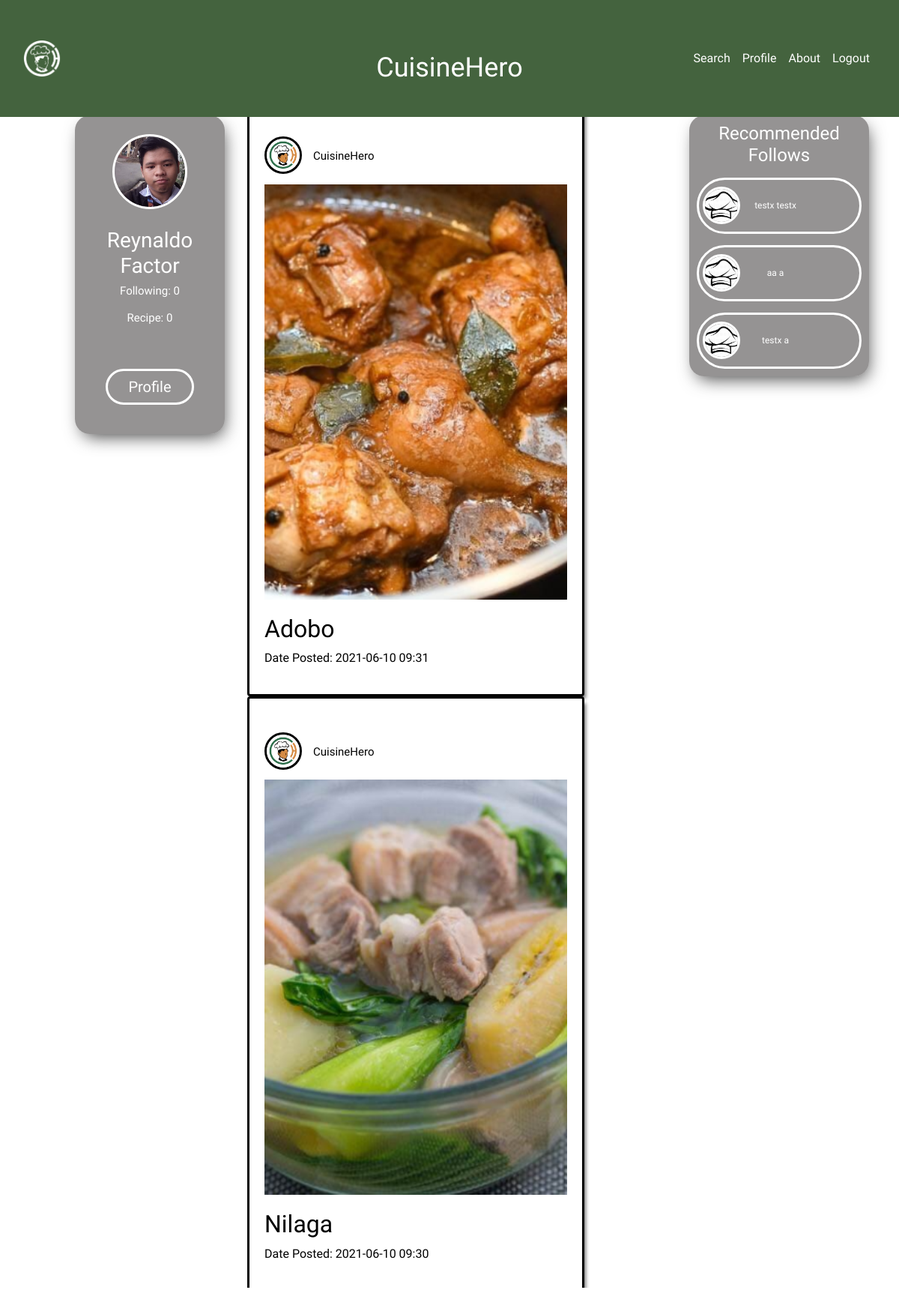
Before: /feed.php (signed in) with the older database file.
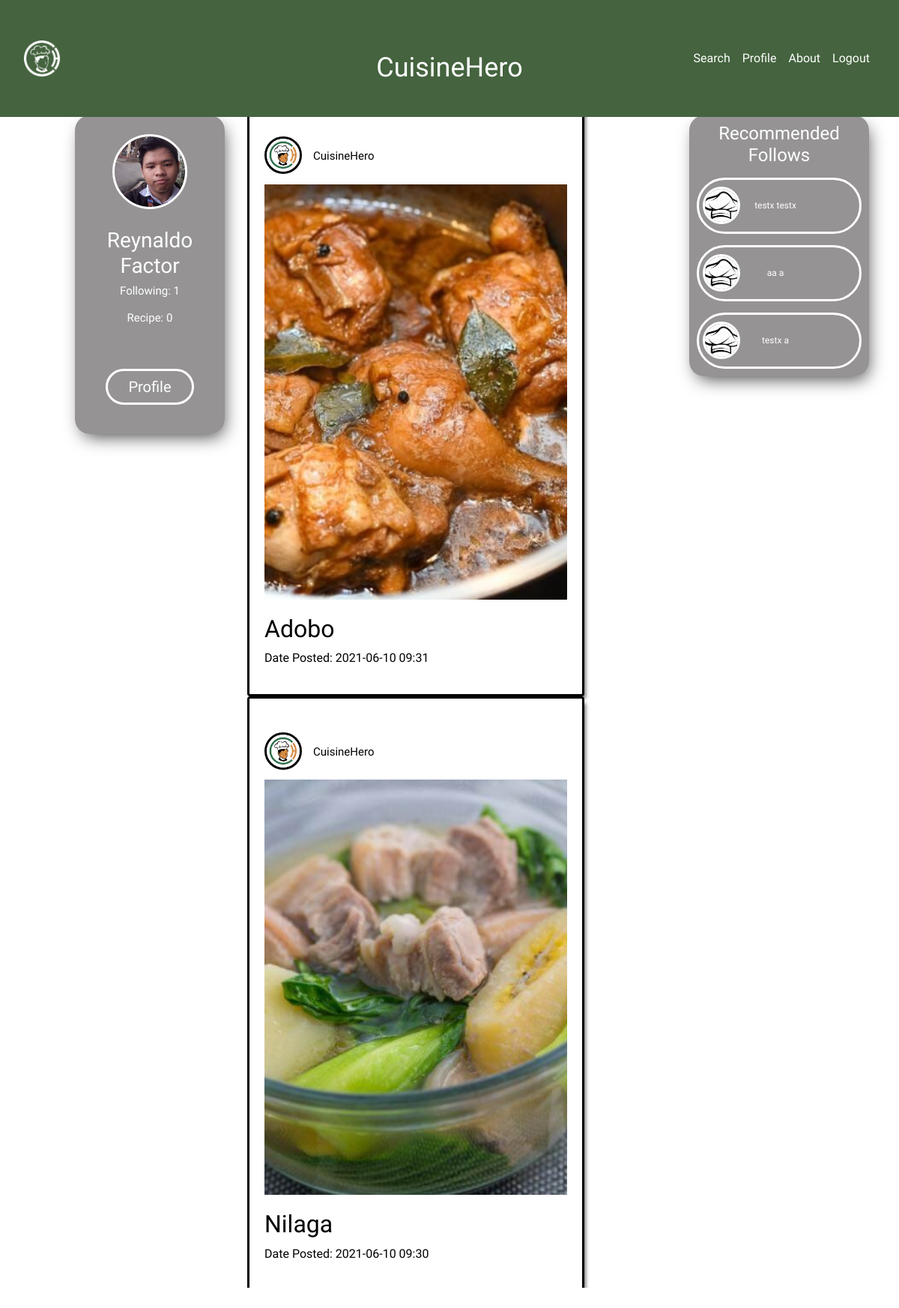
After: the same page with the newer database file.
### tables this page shows
CREATE TABLE IF NOT EXISTS `acc` (
  `id` int(6) NOT NULL AUTO_INCREMENT,
  `firstname` varchar(30) NOT NULL,
  `lastname` varchar(30) NOT NULL,
  `email` varchar(30) NOT NULL,
  `pass` varchar(30) NOT NULL,
  `banner` varchar(100) DEFAULT NULL,
  `dispic` varchar(100) NOT NULL,
  `bio` text NOT NULL,
  `followno` int(10) NOT NULL,
  `recpno` int(10) NOT NULL,
  PRIMARY KEY (`id`)
);

CREATE TABLE IF NOT EXISTS `food` (
  `food_id` int(6) NOT NULL AUTO_INCREMENT,
  `author` varchar(50) NOT NULL,
  `food_name` varchar(30) NOT NULL,
  `food_img` varchar(255) NOT NULL,
  `cook_time` varchar(15) NOT NULL,
  `prep_time` varchar(15) NOT NULL,
  `video_link` tinytext NOT NULL,
  `proced` text NOT NULL,
  `nutri_info` text NOT NULL,
  `likes` int(10) NOT NULL,
  `regdate` timestamp NOT NULL DEFAULT current_timestamp(),
  PRIMARY KEY (`food_id`)
);

### feed_files/Post.php (the view, shortened to what this page needs)
<?php
$server = "localhost";
$username = "root";
$password = "";
$dbname = "food";
$con = mysqli_connect($server,$username,$password,$dbname);
$query = "SELECT * FROM food ORDER BY regdate Desc";
if ($result = $con->query($query)){
while($row = $result->fetch_assoc()){
    $food_id = $row['food_id'];
    $queryfood = "SELECT * FROM food WHERE food_id='$food_id'";
    $result1 = $con->query($queryfood);
        while($row1 = $result1->fetch_array()){
            $email1 = $row1['author'];
            echo '<div class="card">
            <a href="javascript:void(0)" class="link1" var="'.$row1['author'].'">
            <div class="dp">';
            $queryname = "SELECT * FROM acc WHERE email='$email1'";
            $result2 = $con->query($queryname);
            while ($row2 = $result2->fetch_array()){
            echo'
            <img src="Profile/images/'.$row2['dispic'].'">
            </div>
            <div class="usrnm">
            <p>'.$row2['firstname'].' '.$row2['lastname'].'';
            }
            $result1 = $con->query($queryfood);
            while($row1 = $result1->fetch_array()){
            echo '</p>
            </div></a>
            <a href="javascript:void(0)" class="link" var="'.$row['food_id'].'">
            <div class="foodpic">
            <img class="img-fluid" src="Ingredients/Images/'.$row1['food_img'].'">
            </div>
            <div class="foodlabel">
            <h2>'.$row1['food_name'].'</h2>
            <p>Date Posted: '.substr($row1['regdate'],0,16).'</p>
            </div>
            </a>
            </div>
            <form method="post" action="Profile/ingr-transfer.php"name="redirect" class="redirect">
            <input type="hidden" class="post" name="post" value="">
            <input type="submit" style="display: none;">
            </form>
            <form method="post" action="feed_files/to-profile.php" name="redirect1" class="redirect1">
            <input type="hidden" class="post1" name="post1" value="">
            <input type="submit" style="display: none;">
            </form>';
            }
        }
    }
}
?>

### feed.php (shortened to what this page needs)
<?php
    if(isset($_SESSION['firstname']) && isset($_SESSION['email'])){
    $server = "localhost";
    $username = "root";
    $password = "";
    $dbname = "food";
    $email = isset($_SESSION['email'])? $_SESSION['email'] : null;
    $con = mysqli_connect($server,$username,$password,$dbname);
    $query = "SELECT * FROM acc WHERE email = '$email'";
    if ($result = $con->query($query)){
        $row = mysqli_fetch_array($result);
?>
<!DOCTYPE html>
<html lang="en">
<head>
    <link rel="stylesheet" href="https://maxcdn.bootstrapcdn.com/bootstrap/4.5.2/css/bootstrap.min.css">
    <link rel="stylesheet" type="text/css" href="css files\feedstyle.css">
</head>
<header>
    <nav class="navbar navbar-expand-md" id="banner">
        <div class="container-fluid" id="banner1">
            <a class="navbar-brand" href="C:\Users\User\Documents\GitHub\CuisineHero\index.html"><img src="Images\logo white.png"></a>
            <div class="collapse navbar-collapse" id="collapsibleNavbar">
                <ul class="navbar-nav ml-auto">
                    <li class="nav-item">
                        <a class="nav-link" href="Search/search.php">Search</a>
                    </li>
                    <li class="nav-item">
                        <a class="nav-link" href="Profile/profile.php">Profile</a>
                    </li>
                    <li class="nav-item">
                        <a class="nav-link" href="#">About</a>
                    </li>
                    <li class="nav-item">
                        <a class="nav-link" href="DB/Logout.php">Logout</a>
                    </li>
                </ul>
        </div>
        <p class="navbar-center d-none d-md-block d-lg-block d-xl-block" id="navtext">CuisineHero</p>
    </nav>
</header>
<body>
            <div class="container-fluid" id="hey">
                <div class="row">
                    <div class="col-12 text-center" id="buffer">
                        <ul class="nav nav-tabs justify-content-center" role="tablist">
                            <li class="nav-item">
                              <a class="nav-link active" data-toggle="tab" href="#feed">Feed</a>
                            </li>
                            <li class="nav-item">
                              <a class="nav-link" data-toggle="tab" href="#postform">Add Post</a>
                            </li>
                        </ul>
                    </div>
                </div>
                <div class="tab-content">
                    <div id="feed" class="container tab-pane active"><br>
                        <div class="row" id="sec2">
                            <div class="col-lg-3 d-none d-lg-block d-xl-block" id="firstsec">
                                <div class="profcard float-right">
                                    <div class="prf">
                                        <div class="prfimg">
                                            <?php echo "<img class='image-fluid' src='Profile/images/".$row['dispic']."'>";?>
                                        </div>
                                        <div class="prfname">
                                            <?php echo '<h3>'.$row["firstname"].' '.$row["lastname"].'</h3>';?>
                                        </div>
                                        <div class="prfdata">
                                            <h5 class="buddycount">Following: <span><?php echo $row['followno'];?></span> <br> <br>  Recipe:<span> <?php echo $row['recpno'];?></span></h5>
                                        </div>
                                        <a href="Profile/profile.php" class="btn" role="button" id="profbtn"><span id="prftxt">Profile</span></a>
                                    </div>
                                </div>
                            </div>
                            <div class="col-lg-6 d-sm-12 d-flex justify-content-center" id="mainsec">
                            <div class="container-fluid">
                            <div class="row">
                                <div class="posts">
                                    <?php include 'feed_files/Post.php'?>
                                </div>
                                </div>
                            </div>
                            </div>
                            <div class="col-lg-3 d-none d-lg-block d-xl-block text-center" id="thirdsec">
                                <div class="community">
                                    <div class="comcard ">
                                        <h3>Recommended Follows</h3>
                                        <?php include 'feed_files/reco-fol.php'?>
                                    </div>
                                </div>
                            </div>
                        </div>
                    </div>
                </div>
            </div>
</body>
</html>
<?php
    }
    }
else {
    header('location:index.php');
    exit();
}
?>

### feed_files/reco-fol.php
<?php
$server = "localhost";
$username = "root";
$password = "";
$dbname = "food";
$con = mysqli_connect($server,$username,$password,$dbname);
$email = isset($_SESSION['email'])? $_SESSION['email']:null;
$sel = "SELECT * FROM acc WHERE email !='$email' ORDER By followno Desc";
$flag=0;
if($result=$con->query($sel)){
    while ($row=$result->fetch_array()){
        if ($flag <=2){
        $author=$row['email'];
        $sel1 = "SELECT * from follow_log WHERE email='$email' AND author='$author'";
        $result1=$con->query($sel1);
        $row1=$result1->fetch_array();
        if(!isset($row1['author'])){
        echo '<a href="javascript:void(0)" class="link1" var="'.$author.'">
        <div class="personcard justify-content-center;" style="cursor: pointer;"">
        <p class="usrnm2">'.$row['firstname'].' '.$row['lastname'].'</p>
        <div class="dp2">
            <img src="Profile/images/'.$row['dispic'].'">
        </div>
        </div></a><form method="post" action="feed_files/to-profile.php" name="redirect1" class="redirect1">
        <input type="hidden" class="post1" name="post1" value="">
        <input type="submit" style="display: none;">
        </form>';
        $flag++;
        }
    }}
}
?>

### css files/feedstyle.css (style rules this page uses)
* { margin: 0px; padding: 0px; box-sizing: border-box; scroll-behavior: smooth; }
#banner { position: fixed; display: flex; flex-direction: row; flex-wrap: wrap; background-color:rgb(68, 99, 62); justify-content: space-between; width: 100%; min-height: 8vh; z-index:9998; align-items: center; margin:auto; top: 0; }
.navbar-center { position: absolute; left: 50%; transform: translatex(-50%); margin-top: 2vh; }
#navtext { font-family: 'Raleway'; font-size: 3vw; color: white; transition: top .6s; }
.nav-link { text-decoration: none; color: white; display: flex; list-style: none; font-family: 'Krub'; }
.navbar-brand img { width: 50px; height: 50px; }
#buffer { position: relative; height: 110px; align-items: center; }
.nav-tabs { margin-top:80px; }
.nav-tabs > li > a { font-size:20px; color: black; }
.nav-tabs > li > a.active { background-color: black !important; border-radius: 25px; transition: ease .8s; }
.nav-tabs .nav-item.show .nav-link, .nav-tabs .nav-link.active { color: white; }
#sec2 { height:70vh; transition: ease .8s; }
#firstsec { height: max-content; text-align:center; }
#thirdsec { height: max-content; }
#mainsec { display: block; margin: auto; height: 81vh; overflow-y: auto; overflow-x: hidden; }
.profcard { align-items: center; }
.prf { margin-top:20px; border-radius: 20px; background-color: rgba(66, 63, 63, 0.562); height: max-content; width:200px; box-shadow: 4px 9px 23px -6px rgba(0,0,0,0.75); -webkit-box-shadow: 4px 9px 23px -6px rgba(0,0,0,0.75); -moz-box-shadow: 4px 9px 23px -6px rgba(0,0,0,0.75); }
.prfimg { position: relative; width:100px; height: 100px; border: solid white; border-radius: 100px; overflow: hidden; top: 25px; left:25%; margin-bottom: 50px; }
.prfimg img { width: 100%; height: 100%; }
.prfname { font-family: 'Krub'; color: white;; }
.prfdata { margin-bottom: 20px; }
.prfdata h5 { font-family: 'Krub'; color: white; font-size: 15px; }
#profbtn { border: white; border-style: solid; border-radius: 100px; text-decoration: none; margin: 2vh; transition: ease .8s; }
#prftxt { font-family: 'Raleway'; font-size:20px; color:white; padding:15px; transition: ease .8s; }
.card { border: solid black; height: max-content; width: auto; padding:20px; margin-bottom:20px; box-shadow: 5px 6px 5px -3px rgba(0,0,0,0.55); -webkit-box-shadow: 5px 6px 5px -3px rgba(0,0,0,0.55); -moz-box-shadow: 5px 6px 5px -3px rgba(0,0,0,0.55); cursor: pointer; }
.card { border: solid black; height: max-content; width: auto; padding:20px; margin-bottom:20px; box-shadow: 5px 6px 5px -3px rgba(0,0,0,0.55); -webkit-box-shadow: 5px 6px 5px -3px rgba(0,0,0,0.55); -moz-box-shadow: 5px 6px 5px -3px rgba(0,0,0,0.55); cursor: pointer; margin-left:30px ; }
.dp { position: relative; width:50px; height:50px; border: solid black; border-radius: 25px; overflow: hidden; top: 25px; margin-bottom: 50px; }
.dp img { max-width:100%; max-height:100%; }
.usrnm { position: relative; left: 65px; top:-60px; }
.usrnm p { font-family: 'Krub'; font-size: 15px; }
.foodpic { margin-top:-50px; margin-bottom:20px; width:auto; height: auto; overflow: hidden; }
.foodpic img { max-width:100%; max-height:100%; }
.foodlabel { font-family: 'Raleway'; }
.card a:link,.card a:visited,.card a:hover,.card a:active { text-decoration: none; color: black; }
@media (max-width: 1295px) { .card { margin: 0px; } }
.community { padding: 20px; }
.comcard { text-align: center; height:100%; width: 300px; padding: 10px; border-radius: 20px; background-color: rgba(66, 63, 63, 0.562); box-shadow: 4px 9px 23px -6px rgba(0,0,0,0.75); -webkit-box-shadow: 4px 9px 23px -6px rgba(0,0,0,0.75); -moz-box-shadow: 4px 9px 23px -6px rgba(0,0,0,0.75); }
.comcard h3 { font-family: 'Krub'; color: white; font-size: 2vw; }
.personcard { margin-right:50px; width: 100%; height: max-content; border: solid white; padding: 10px; margin-top: 15px; border-radius: 50px; display: flex; justify-content: center; align-items: center; }
.dp2 { position: absolute; width:50px; height:50px; border: solid white; border-radius: 25px; overflow: hidden; left:53px }
.dp2 img { max-width:100%; max-height:100%; }
.usrnm2 { padding-top: 15px; padding-right: 10px;; font-family: 'Krub'; font-size: 1vw; color: white; }
@media (max-width: 1295px) { .comcard { height:100%; max-width: 20vw; } }

Changed rows visible on the page:
changed acc "Reynaldo": followno "0" → "1"
